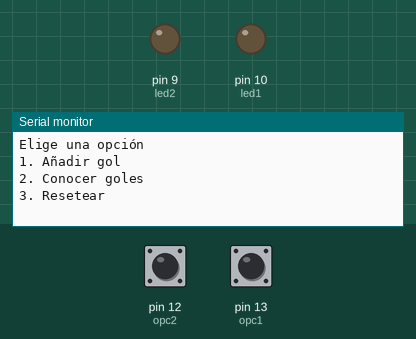
Simulated run of this sketch. Board: Arduino Uno, built with avr-gcc and run on an emulated ATmega328P. Shown: output pins drawn as LEDs (lit = HIGH), the last lines printed to the serial monitor. The inputs (shaded band) are chosen by the test bench; at power-on: pin 12 (opc2) LOW, pin 13 (opc1) LOW.

Above: at 1.2 s.
1.3 s: pin 12 (opc2) pulsed HIGH 2 times (0.12 s each, 0.3 s apart)
At 1.83 s:
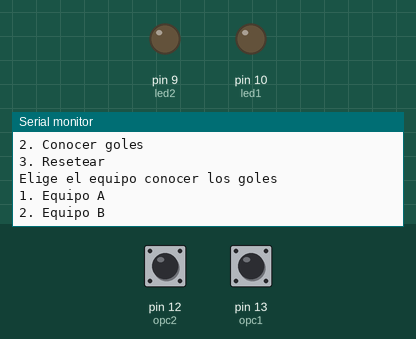
3.4 s: pin 13 (opc1) pulsed HIGH 2 times (0.12 s each, 0.3 s apart)
At 3.93 s:
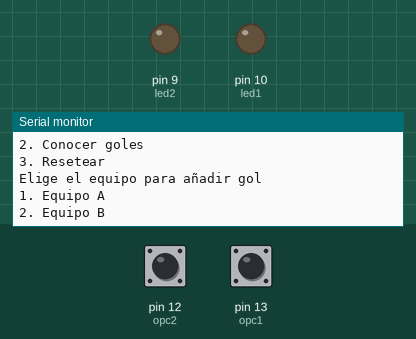

The sketch:

clase-entradas-digitales.ino
```cpp
// 3 pulsantes
// 3 leds  (binario)

// menu inicial:
// (1) Añadir gol
// (2) Conocer numero de goles
// (3) Resetear


#define opc1 13
#define opc2 12

#define led1 10
#define led2 9

int golesEquipoA = 0;
int golesEquipoB = 0;

void setup() {
  // put your setup code here, to run once:
  pinMode(led1, OUTPUT);
  pinMode(led2, OUTPUT);
  pinMode(opc1, INPUT);
  pinMode(opc2, INPUT);
  Serial.begin(9600);
}

void loop() {
  // put your main code here, to run repeatedly:
  int opc = showMenuInicial();
  if (opc == 1) {
      addGol();
  }
  if (opc == 2) {
      getGol();
  }
  if (opc == 3) {
      reset();
  }

}

int showMenuInicial() {
  int opc = 0;
  Serial.println("Elige una opción");
  Serial.println("1. Añadir gol");
  Serial.println("2. Conocer goles");
  Serial.println("3. Resetear");
  while( opc == 0) {
     boolean estateOpc1 = getEstatePulsante(opc1);
     if (estateOpc1 == true) {
      opc = 1;
     }
     boolean estateOpc2 = getEstatePulsante(opc2);
     if (estateOpc2 == true) {
      opc = 2;
     }
  }
  return opc;
}

boolean getEstatePulsante(int puerto) {
   boolean estado = digitalRead(puerto);
   boolean presionado = false;
   while (estado) {
      estado = digitalRead(puerto);
      delay(100);
      presionado = true;
   }
   if (presionado) {
     return true;
   } else {
       return false;
   }
}

void addGol() {
  int opc = 0;
  Serial.println("Elige el equipo para añadir gol");
  Serial.println("1. Equipo A");
  Serial.println("2. Equipo B");
  while( opc == 0) {
     boolean estateOpc1 = getEstatePulsante(opc1);
     if (estateOpc1 == true) {
      opc = 1;
     }
     boolean estateOpc2 = getEstatePulsante(opc2);
     if (estateOpc2 == true) {
      opc = 2;
     }
  }
  if (opc == 1) {
      golesEquipoA = golesEquipoA + 1;
  }
  if (opc == 2) {
      golesEquipoB = golesEquipoB + 1;
  }
  // festejar gol con los leds
}


void getGol() {
 int opc = 0;
  Serial.println("Elige el equipo conocer los goles");
  Serial.println("1. Equipo A");
  Serial.println("2. Equipo B");
  while( opc == 0) {
     boolean estateOpc1 = getEstatePulsante(opc1);
     if (estateOpc1 == true) {
      opc = 1;
     }
     boolean estateOpc2 = getEstatePulsante(opc2);
     if (estateOpc2 == true) {
      opc = 2;
     }
  }
  if (opc == 1) {
      showGolesInleds(golesEquipoA);
  }
  if (opc == 2) {
     showGolesInleds(golesEquipoB);
  }
}

void showGolesInleds(int goles) {
  if (goles == 1) {
      digitalWrite(led1, HIGH);
      digitalWrite(led2, LOW);
  }
  if (goles == 0) {
      digitalWrite(led1, LOW);
      digitalWrite(led2, LOW);
  }
}

void reset() {
  golesEquipoA = 0;
  golesEquipoB = 0;
}
```

Measured:
- after the input at 1.3 s, the serial monitor: prints a new line after 0.30 s (image 1)
- after the input at 3.4 s, the serial monitor: prints a new line after 0.30 s (image 2)
